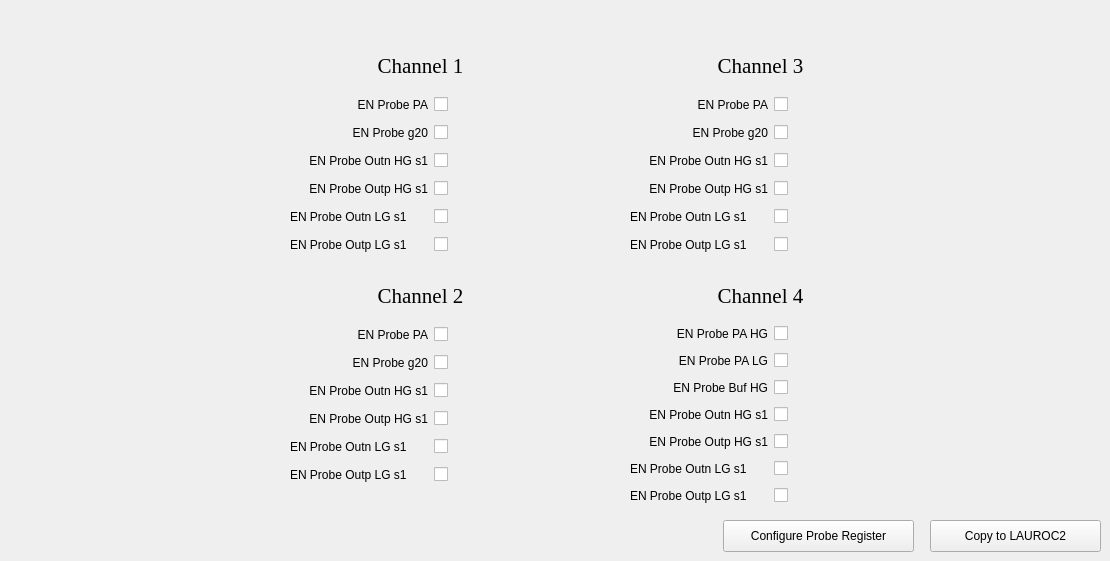
      <widget class="QWidget" name="ProbeRegisterTab">
       <attribute name="title">
        <string>Probe Register</string>
       </attribute>
       <widget class="QLabel" name="ad121Label_13">
        <property name="geometry">
         <rect>
          <x>360</x>
          <y>50</y>
          <width>121</width>
          <height>31</height>
         </rect>
        </property>
        <property name="font">
         <font>
          <family>Georgia</family>
          <pointsize>16</pointsize>
         </font>
        </property>
        <property name="text">
         <string>Channel 1</string>
        </property>
        <property name="alignment">
         <set>Qt::AlignCenter</set>
        </property>
       </widget>
       <widget class="QWidget" name="gridLayoutWidget_43">
        <property name="geometry">
         <rect>
          <x>290</x>
          <y>90</y>
          <width>281</width>
          <height>171</height>
         </rect>
        </property>
        <layout class="QGridLayout" name="gridLayout_20">
         <item row="3" column="1">
          <widget class="QCheckBox" name="lauroc1proberegisterch1ENProbeOutpHGs1Box">
           <property name="text">
            <string/>
           </property>
          </widget>
         </item>
         <item row="0" column="1">
          <widget class="QCheckBox" name="lauroc1proberegisterch1ENProbePaBox">
           <property name="text">
            <string/>
           </property>
          </widget>
         </item>
         <item row="1" column="1">
          <widget class="QCheckBox" name="lauroc1proberegisterch1ENProbeg20Box">
           <property name="text">
            <string/>
           </property>
          </widget>
         </item>
         <item row="4" column="0">
          <widget class="QLabel" name="label_39">
           <property name="text">
            <string>EN Probe Outn LG s1</string>
           </property>
          </widget>
         </item>
         <item row="2" column="1">
          <widget class="QCheckBox" name="lauroc1proberegisterch1ENProbeOutnHGs1Box">
           <property name="text">
            <string/>
           </property>
          </widget>
         </item>
         <item row="1" column="0">
          <widget class="QLabel" name="lauroc1slowcontrolch3dacVdcLGLabel_4">
           <property name="text">
            <string>EN Probe g20</string>
           </property>
           <property name="alignment">
            <set>Qt::AlignRight|Qt::AlignTrailing|Qt::AlignVCenter</set>
           </property>
          </widget>
         </item>
         <item row="0" column="0">
          <widget class="QLabel" name="label_37">
           <property name="text">
            <string>EN Probe PA</string>
           </property>
           <property name="alignment">
            <set>Qt::AlignRight|Qt::AlignTrailing|Qt::AlignVCenter</set>
           </property>
          </widget>
         </item>
         <item row="2" column="0">
          <widget class="QLabel" name="lauroc1slowcontrolch4dacVdcHGLabel_5">
           <property name="text">
            <string>EN Probe Outn HG s1</string>
           </property>
           <property name="alignment">
            <set>Qt::AlignRight|Qt::AlignTrailing|Qt::AlignVCenter</set>
           </property>
          </widget>
         </item>
         <item row="3" column="0">
          <widget class="QLabel" name="label_38">
           <property name="text">
            <string>EN Probe Outp HG s1</string>
           </property>
           <property name="alignment">
            <set>Qt::AlignRight|Qt::AlignTrailing|Qt::AlignVCenter</set>
           </property>
          </widget>
         </item>
         <item row="5" column="0">
          <widget class="QLabel" name="label_40">
           <property name="text">
            <string>EN Probe Outp LG s1</string>
           </property>
          </widget>
         </item>
         <item row="4" column="1">
          <widget class="QCheckBox" name="lauroc1proberegisterch1ENProbeOutnLGs1Box">
           <property name="text">
            <string/>
           </property>
          </widget>
         </item>
         <item row="5" column="1">
          <widget class="QCheckBox" name="lauroc1proberegisterch1ENProbeOutpLGs1Box">
           <property name="text">
            <string/>
           </property>
          </widget>
         </item>
        </layout>
       </widget>
       <widget class="QWidget" name="gridLayoutWidget_44">
        <property name="geometry">
         <rect>
          <x>290</x>
          <y>320</y>
          <width>281</width>
          <height>171</height>
         </rect>
        </property>
        <layout class="QGridLayout" name="gridLayout_21">
         <item row="3" column="1">
          <widget class="QCheckBox" name="lauroc1proberegisterch2ENProbeOutpHGs1Box">
           <property name="text">
            <string/>
           </property>
          </widget>
         </item>
         <item row="0" column="1">
          <widget class="QCheckBox" name="lauroc1proberegisterch2ENProbePaBox">
           <property name="text">
            <string/>
           </property>
          </widget>
         </item>
         <item row="1" column="1">
          <widget class="QCheckBox" name="lauroc1proberegisterch2ENProbeg20Box">
           <property name="text">
            <string/>
           </property>
          </widget>
         </item>
         <item row="4" column="0">
          <widget class="QLabel" name="label_41">
           <property name="text">
            <string>EN Probe Outn LG s1</string>
           </property>
          </widget>
         </item>
         <item row="2" column="1">
          <widget class="QCheckBox" name="lauroc1proberegisterch2ENProbeOutnHGs1Box">
           <property name="text">
            <string/>
           </property>
          </widget>
         </item>
         <item row="1" column="0">
          <widget class="QLabel" name="lauroc1slowcontrolch3dacVdcLGLabel_5">
           <property name="text">
            <string>EN Probe g20</string>
           </property>
           <property name="alignment">
            <set>Qt::AlignRight|Qt::AlignTrailing|Qt::AlignVCenter</set>
           </property>
          </widget>
         </item>
         <item row="0" column="0">
          <widget class="QLabel" name="label_42">
           <property name="text">
            <string>EN Probe PA</string>
           </property>
           <property name="alignment">
            <set>Qt::AlignRight|Qt::AlignTrailing|Qt::AlignVCenter</set>
           </property>
          </widget>
         </item>
         <item row="2" column="0">
          <widget class="QLabel" name="lauroc1slowcontrolch4dacVdcHGLabel_6">
           <property name="text">
            <string>EN Probe Outn HG s1</string>
           </property>
           <property name="alignment">
            <set>Qt::AlignRight|Qt::AlignTrailing|Qt::AlignVCenter</set>
           </property>
          </widget>
         </item>
         <item row="3" column="0">
          <widget class="QLabel" name="label_43">
           <property name="text">
            <string>EN Probe Outp HG s1</string>
           </property>
           <property name="alignment">
            <set>Qt::AlignRight|Qt::AlignTrailing|Qt::AlignVCenter</set>
           </property>
          </widget>
         </item>
         <item row="5" column="0">
          <widget class="QLabel" name="label_44">
           <property name="text">
            <string>EN Probe Outp LG s1</string>
           </property>
          </widget>
         </item>
         <item row="4" column="1">
          <widget class="QCheckBox" name="lauroc1proberegisterch2ENProbeOutnLGs1Box">
           <property name="text">
            <string/>
           </property>
          </widget>
         </item>
         <item row="5" column="1">
          <widget class="QCheckBox" name="lauroc1proberegisterch2ENProbeOutpLGs1Box">
           <property name="text">
            <string/>
           </property>
          </widget>
         </item>
        </layout>
       </widget>
       <widget class="QLabel" name="ad121Label_14">
        <property name="geometry">
         <rect>
          <x>360</x>
          <y>280</y>
          <width>121</width>
          <height>31</height>
         </rect>
        </property>
        <property name="font">
         <font>
          <family>Georgia</family>
          <pointsize>16</pointsize>
         </font>
        </property>
        <property name="text">
         <string>Channel 2</string>
        </property>
        <property name="alignment">
         <set>Qt::AlignCenter</set>
        </property>
       </widget>
       <widget class="QLabel" name="ad121Label_15">
        <property name="geometry">
         <rect>
          <x>700</x>
          <y>50</y>
          <width>121</width>
          <height>31</height>
         </rect>
        </property>
        <property name="font">
         <font>
          <family>Georgia</family>
          <pointsize>16</pointsize>
         </font>
        </property>
        <property name="text">
         <string>Channel 3</string>
        </property>
        <property name="alignment">
         <set>Qt::AlignCenter</set>
        </property>
       </widget>
       <widget class="QWidget" name="gridLayoutWidget_45">
        <property name="geometry">
         <rect>
          <x>630</x>
          <y>90</y>
          <width>281</width>
          <height>171</height>
         </rect>
        </property>
        <layout class="QGridLayout" name="gridLayout_22">
         <item row="3" column="1">
          <widget class="QCheckBox" name="lauroc1proberegisterch3ENProbeOutpHGs1Box">
           <property name="text">
            <string/>
           </property>
          </widget>
         </item>
         <item row="0" column="1">
          <widget class="QCheckBox" name="lauroc1proberegisterch3ENProbePaBox">
           <property name="text">
            <string/>
           </property>
          </widget>
         </item>
         <item row="1" column="1">
          <widget class="QCheckBox" name="lauroc1proberegisterch3ENProbeg20Box">
           <property name="text">
            <string/>
           </property>
          </widget>
         </item>
         <item row="4" column="0">
          <widget class="QLabel" name="label_45">
           <property name="text">
            <string>EN Probe Outn LG s1</string>
           </property>
          </widget>
         </item>
         <item row="2" column="1">
          <widget class="QCheckBox" name="lauroc1proberegisterch3ENProbeOutnHGs1Box">
           <property name="text">
            <string/>
           </property>
          </widget>
         </item>
         <item row="1" column="0">
          <widget class="QLabel" name="lauroc1slowcontrolch3dacVdcLGLabel_6">
           <property name="text">
            <string>EN Probe g20</string>
           </property>
           <property name="alignment">
            <set>Qt::AlignRight|Qt::AlignTrailing|Qt::AlignVCenter</set>
           </property>
          </widget>
         </item>
         <item row="0" column="0">
          <widget class="QLabel" name="label_46">
           <property name="text">
            <string>EN Probe PA</string>
           </property>
           <property name="alignment">
            <set>Qt::AlignRight|Qt::AlignTrailing|Qt::AlignVCenter</set>
           </property>
          </widget>
         </item>
         <item row="2" column="0">
          <widget class="QLabel" name="lauroc1slowcontrolch4dacVdcHGLabel_7">
           <property name="text">
            <string>EN Probe Outn HG s1</string>
           </property>
           <property name="alignment">
            <set>Qt::AlignRight|Qt::AlignTrailing|Qt::AlignVCenter</set>
           </property>
          </widget>
         </item>
         <item row="3" column="0">
          <widget class="QLabel" name="label_47">
           <property name="text">
            <string>EN Probe Outp HG s1</string>
           </property>
           <property name="alignment">
            <set>Qt::AlignRight|Qt::AlignTrailing|Qt::AlignVCenter</set>
           </property>
          </widget>
         </item>
         <item row="5" column="0">
          <widget class="QLabel" name="label_48">
           <property name="text">
            <string>EN Probe Outp LG s1</string>
           </property>
          </widget>
         </item>
         <item row="4" column="1">
          <widget class="QCheckBox" name="lauroc1proberegisterch3ENProbeOutnLGs1Box">
           <property name="text">
            <string/>
           </property>
          </widget>
         </item>
         <item row="5" column="1">
          <widget class="QCheckBox" name="lauroc1proberegisterch3ENProbeOutpLGs1Box">
           <property name="text">
            <string/>
           </property>
          </widget>
         </item>
        </layout>
       </widget>
       <widget class="QWidget" name="gridLayoutWidget_46">
        <property name="geometry">
         <rect>
          <x>630</x>
          <y>320</y>
          <width>281</width>
          <height>191</height>
         </rect>
        </property>
        <layout class="QGridLayout" name="gridLayout_23">
         <item row="5" column="0">
          <widget class="QLabel" name="label_49">
           <property name="text">
            <string>EN Probe Outn LG s1</string>
           </property>
          </widget>
         </item>
         <item row="4" column="0">
          <widget class="QLabel" name="label_51">
           <property name="text">
            <string>EN Probe Outp HG s1</string>
           </property>
           <property name="alignment">
            <set>Qt::AlignRight|Qt::AlignTrailing|Qt::AlignVCenter</set>
           </property>
          </widget>
         </item>
         <item row="1" column="1">
          <widget class="QCheckBox" name="lauroc1proberegisterch4ENProbePaLGBox">
           <property name="text">
            <string/>
           </property>
          </widget>
         </item>
         <item row="6" column="0">
          <widget class="QLabel" name="label_52">
           <property name="text">
            <string>EN Probe Outp LG s1</string>
           </property>
          </widget>
         </item>
         <item row="3" column="1">
          <widget class="QCheckBox" name="lauroc1proberegisterch4ENProbeOutnHGs1Box">
           <property name="text">
            <string/>
           </property>
          </widget>
         </item>
         <item row="3" column="0">
          <widget class="QLabel" name="lauroc1slowcontrolch4dacVdcHGLabel_8">
           <property name="text">
            <string>EN Probe Outn HG s1</string>
           </property>
           <property name="alignment">
            <set>Qt::AlignRight|Qt::AlignTrailing|Qt::AlignVCenter</set>
           </property>
          </widget>
         </item>
         <item row="6" column="1">
          <widget class="QCheckBox" name="lauroc1proberegisterch4ENProbeOutpLGs1Box">
           <property name="text">
            <string/>
           </property>
          </widget>
         </item>
         <item row="0" column="0">
          <widget class="QLabel" name="label_50">
           <property name="text">
            <string>EN Probe PA HG</string>
           </property>
           <property name="alignment">
            <set>Qt::AlignRight|Qt::AlignTrailing|Qt::AlignVCenter</set>
           </property>
          </widget>
         </item>
         <item row="5" column="1">
          <widget class="QCheckBox" name="lauroc1proberegisterch4ENProbeOutnLGs1Box">
           <property name="text">
            <string/>
           </property>
          </widget>
         </item>
         <item row="1" column="0">
          <widget class="QLabel" name="lauroc1slowcontrolch3dacVdcLGLabel_7">
           <property name="text">
            <string>EN Probe PA LG</string>
           </property>
           <property name="alignment">
            <set>Qt::AlignRight|Qt::AlignTrailing|Qt::AlignVCenter</set>
           </property>
          </widget>
         </item>
         <item row="0" column="1">
          <widget class="QCheckBox" name="lauroc1proberegisterch4ENProbePaHGBox">
           <property name="text">
            <string/>
           </property>
          </widget>
         </item>
         <item row="4" column="1">
          <widget class="QCheckBox" name="lauroc1proberegisterch4ENProbeOutpHGs1Box">
           <property name="text">
            <string/>
           </property>
          </widget>
         </item>
         <item row="2" column="0">
          <widget class="QLabel" name="label_53">
           <property name="text">
            <string>EN Probe Buf HG</string>
           </property>
           <property name="alignment">
            <set>Qt::AlignRight|Qt::AlignTrailing|Qt::AlignVCenter</set>
           </property>
          </widget>
         </item>
         <item row="2" column="1">
          <widget class="QCheckBox" name="lauroc1proberegisterch4ENProbeBufHGBox">
           <property name="text">
            <string/>
           </property>
          </widget>
         </item>
        </layout>
       </widget>
       <widget class="QLabel" name="ad121Label_16">
        <property name="geometry">
         <rect>
          <x>700</x>
          <y>280</y>
          <width>121</width>
          <height>31</height>
         </rect>
        </property>
        <property name="font">
         <font>
          <family>Georgia</family>
          <pointsize>16</pointsize>
         </font>
        </property>
        <property name="text">
         <string>Channel 4</string>
        </property>
        <property name="alignment">
         <set>Qt::AlignCenter</set>
        </property>
       </widget>
       <widget class="QPushButton" name="lauroc1ConfigureProbeRegisterButton">
        <property name="geometry">
         <rect>
          <x>723</x>
          <y>520</y>
          <width>191</width>
          <height>32</height>
         </rect>
        </property>
        <property name="text">
         <string>Configure Probe Register</string>
        </property>
       </widget>
       <widget class="QPushButton" name="lauroc1ProbeCopyConfigButton">
        <property name="geometry">
         <rect>
          <x>930</x>
          <y>520</y>
          <width>171</width>
          <height>32</height>
         </rect>
        </property>
        <property name="text">
         <string>Copy to LAUROC2</string>
        </property>
       </widget>
      </widget>
